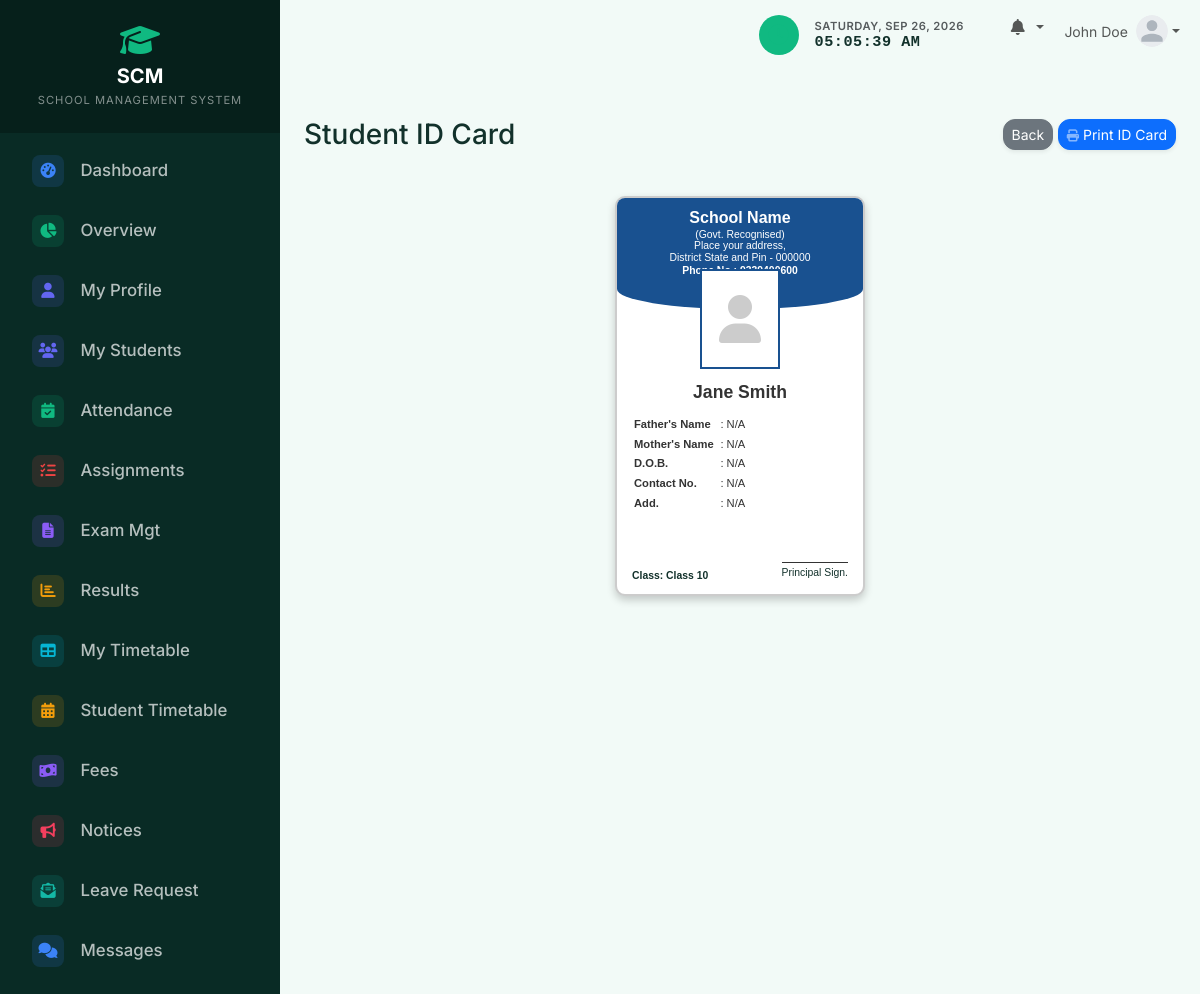
Screenshot of /teacher/id_card.php?id=1 (signed in) with the database file from the repository.
### tables this page shows
CREATE TABLE IF NOT EXISTS settings (
    setting_key VARCHAR(50) PRIMARY KEY,
    setting_value TEXT
);

CREATE TABLE IF NOT EXISTS students (
    id INT AUTO_INCREMENT PRIMARY KEY,
    user_id INT NOT NULL,
    admission_no VARCHAR(20) NOT NULL UNIQUE,
    roll_number INT,
    first_name VARCHAR(50) NOT NULL,
    last_name VARCHAR(50) NOT NULL,
    gender ENUM('Male', 'Female', 'Other'),
    dob DATE,
    blood_group VARCHAR(10),
    phone VARCHAR(20),
    address TEXT,
    city VARCHAR(50),
    state VARCHAR(50),
    parent_name VARCHAR(100),
    parent_phone VARCHAR(20),
    class_id INT NOT NULL,
    section_id INT NOT NULL,
    admission_date DATE,
    profile_photo VARCHAR(255),
    status ENUM('active', 'inactive') DEFAULT 'active',
    created_at TIMESTAMP DEFAULT CURRENT_TIMESTAMP,
    updated_at TIMESTAMP DEFAULT CURRENT_TIMESTAMP ON UPDATE CURRENT_TIMESTAMP,
    FOREIGN KEY (user_id) REFERENCES users(id) ON DELETE CASCADE,
    FOREIGN KEY (class_id) REFERENCES classes(id) ON DELETE RESTRICT,
    FOREIGN KEY (section_id) REFERENCES sections(id) ON DELETE RESTRICT
);

CREATE TABLE IF NOT EXISTS classes (
    id INT AUTO_INCREMENT PRIMARY KEY,
    name VARCHAR(50) NOT NULL UNIQUE,
    created_at TIMESTAMP DEFAULT CURRENT_TIMESTAMP
);

### config/functions.php (called while the page is built, shortened)
<?php
function get_setting($pdo, $key, $default = '') {
    $stmt = $pdo->prepare("SELECT setting_value FROM settings WHERE setting_key = ?");
    $stmt->execute([$key]);
    $result = $stmt->fetch();
    return $result ? $result['setting_value'] : $default;
}
?>

### teacher/id_card.php (the view, shortened to what this page needs)
<?php
require_once '../config/database.php';
require_once '../config/functions.php';
$id = $_GET['id'] ?? 0;
$stmt = $pdo->prepare("SELECT s.*, c.name as class_name, sec.name as section_name
                       FROM students s
                       LEFT JOIN classes c ON s.class_id = c.id
                       LEFT JOIN sections sec ON s.section_id = sec.id
                       WHERE s.id = ?");
$stmt->execute([$id]);
$student = $stmt->fetch();
include '../includes/header.php';
?>
<div class="d-sm-flex align-items-center justify-content-between mb-4">
    <h1 class="h3 mb-0 text-gray-800">Student ID Card</h1>
    <div>
        <a href="students.php" class="btn btn-sm btn-secondary shadow-sm">Back</a>
        <button onclick="window.print()" class="btn btn-sm btn-primary shadow-sm"><i class="fas fa-print fa-sm text-white-50"></i> Print ID Card</button>
    </div>
</div>
<div class="row">
    <div class="col-12">
        <div class="id-card-container">
            <div class="id-card">
                <div class="id-card-header">
                    <h5>School Name</h5>
                    <p>(Govt. Recognised)<br>
                    Place your address,<br>
                    District State and Pin - 000000</p>
                    <p><strong>Phone No.: 9339400600</strong></p>
                </div>
                <div class="id-card-photo">
                    <i class="fas fa-user"></i>
                </div>
                <div class="id-card-name">
                    <?= htmlspecialchars($student['first_name'] . ' ' . $student['last_name']) ?>
                </div>
                <div class="id-card-details">
                    <table border="0" cellpadding="2" cellspacing="0">
                        <tr>
                            <td>Father's Name</td>
                            <td>: <?= htmlspecialchars($student['father_name'] ?? 'N/A') ?></td>
                        </tr>
                        <tr>
                            <td>Mother's Name</td>
                            <td>: <?= htmlspecialchars($student['mother_name'] ?? 'N/A') ?></td>
                        </tr>
                        <tr>
                            <td>D.O.B.</td>
                            <td>: <?= htmlspecialchars($student['dob'] ?? 'N/A') ?></td>
                        </tr>
                        <tr>
                            <td>Contact No.</td>
                            <td>: <?= htmlspecialchars($student['phone'] ?? ($student['parent_phone'] ?? 'N/A')) ?></td>
                        </tr>
                        <tr>
                            <td>Add.</td>
                            <td>: <?= htmlspecialchars($student['address'] ?? 'N/A') ?></td>
                        </tr>
                    </table>
                </div>
                <div class="id-card-footer">
                    <div>
                        <br><br>
                        <strong>Class: <?= htmlspecialchars($student['class_name']) ?></strong>
                    </div>
                    <div class="sign">
                        <div class="sign-line">Principal Sign.</div>
                    </div>
                </div>
            </div>
        </div>
    </div>
</div>
<?php include '../includes/footer.php'; ?>

### includes/sidebar.php (shortened to what this page needs)
<?php
$current_page = $_SERVER['REQUEST_URI'];
$sidebar_school_name = get_setting($pdo, 'school_name', 'SCM - SCHOOL MANAGEMENT');
$name_parts = explode(' - ', $sidebar_school_name, 2);
$main_name = $name_parts[0];
$sub_name = isset($name_parts[1]) ? $name_parts[1] : '';
?>
<nav id="sidebar" class="text-white">
    <div class="sidebar-header p-4 text-center">
        <a href="<?= BASE_URL ?>/index.php" class="text-white text-decoration-none d-flex flex-column align-items-center">
            <i class="fas fa-graduation-cap fa-2x mb-2 text-primary"></i>
            <h5 class="mb-0 fw-bold tracking-wide"><?= htmlspecialchars($main_name) ?></h5>
            <?php if ($sub_name): ?>
            <small class="text-white-50 mt-1" style="font-size: 0.7rem; letter-spacing: 1px;"><?= htmlspecialchars(strtoupper($sub_name)) ?></small>
            <?php endif; ?>
        </a>
    </div>
    <ul class="list-unstyled components p-2">
        <?php if ($_SESSION['user_role'] === 'admin'): ?>
            <li class="<?= strpos($current_page, '/admin/dashboard.php') !== false ? 'active' : '' ?>">
                <a href="<?= BASE_URL ?>/admin/dashboard.php"><i class="fas fa-fw fa-tachometer-alt me-2"></i> Dashboard</a>
            </li>
            <li class="<?= strpos($current_page, '/admin/overview.php') !== false ? 'active' : '' ?>">
                <a href="<?= BASE_URL ?>/admin/overview.php"><i class="fas fa-fw fa-chart-pie me-2"></i> Overview</a>
            </li>
            <?php
                $is_users_active = strpos($current_page, '/admin/admins/') !== false || strpos($current_page, '/admin/roles/') !== false || strpos($current_page, '/admin/students/') !== false || strpos($current_page, '/admin/teachers/') !== false || strpos($current_page, '/admin/parents/') !== false;
            ?>
            <li class="<?= $is_users_active ? 'active' : '' ?>">
                <a href="#usersSubmenu" data-bs-toggle="collapse" aria-expanded="<?= $is_users_active ? 'true' : 'false' ?>" class="manage-users-btn <?= $is_users_active ? '' : 'collapsed' ?>" style="text-decoration: none;">
                    <i class="fas fa-fw fa-users-cog"></i>
                    <span>Manage Users</span>
                    <i class="fas fa-chevron-down dropdown-arrow"></i>
                </a>
                <ul class="collapse list-unstyled <?= $is_users_active ? 'show' : '' ?>" id="usersSubmenu" style="padding-left: 1.5rem;">
                    <li class="<?= strpos($current_page, '/admin/roles/') !== false ? 'active' : '' ?>"><a href="<?= BASE_URL ?>/admin/roles/"><i class="fas fa-fw fa-key me-2"></i> Roles & Permissions</a></li>
                    <li class="<?= strpos($current_page, '/admin/admins/') !== false ? 'active' : '' ?>"><a href="<?= BASE_URL ?>/admin/admins/"><i class="fas fa-fw fa-user-shield me-2"></i> Admins</a></li>
                    <li class="<?= strpos($current_page, '/admin/students/') !== false ? 'active' : '' ?>"><a href="<?= BASE_URL ?>/admin/students/" class="students-active"><i class="fas fa-fw fa-user-graduate me-2"></i> Students</a></li>
                    <li class="<?= strpos($current_page, '/admin/teachers/') !== false ? 'active' : '' ?>"><a href="<?= BASE_URL ?>/admin/teachers/"><i class="fas fa-fw fa-chalkboard-teacher me-2"></i> Teachers</a></li>
                    <li class="<?= strpos($current_page, '/admin/parents/') !== false ? 'active' : '' ?>"><a href="<?= BASE_URL ?>/admin/parents/"><i class="fas fa-fw fa-users me-2"></i> Parents</a></li>
                </ul>
            </li>
            <li class="<?= strpos($current_page, '/admin/classes/') !== false ? 'active' : '' ?>"><a href="<?= BASE_URL ?>/admin/classes/"><i class="fas fa-fw fa-chalkboard me-2"></i> Classes</a></li>
            <li class="<?= strpos($current_page, '/admin/sections/') !== false ? 'active' : '' ?>"><a href="<?= BASE_URL ?>/admin/sections/"><i class="fas fa-fw fa-layer-group me-2"></i> Sections</a></li>
            <li class="<?= strpos($current_page, '/admin/subjects/') !== false ? 'active' : '' ?>"><a href="<?= BASE_URL ?>/admin/subjects/"><i class="fas fa-fw fa-book me-2"></i> Subjects</a></li>
            <li class="<?= strpos($current_page, '/admin/attendance/') !== false ? 'active' : '' ?>"><a href="<?= BASE_URL ?>/admin/attendance/"><i class="fas fa-fw fa-calendar-check me-2"></i> Attendance</a></li>
            <li class="<?= strpos($current_page, '/admin/exams/') !== false ? 'active' : '' ?>"><a href="<?= BASE_URL ?>/admin/exams/"><i class="fas fa-fw fa-file-alt me-2"></i> Exams</a></li>
            <li class="<?= strpos($current_page, '/admin/results/') !== false ? 'active' : '' ?>"><a href="<?= BASE_URL ?>/admin/results/"><i class="fas fa-fw fa-chart-bar me-2"></i> Results</a></li>
            <li class="<?= strpos($current_page, '/admin/assignments/') !== false ? 'active' : '' ?>"><a href="<?= BASE_URL ?>/admin/assignments/"><i class="fas fa-fw fa-tasks me-2"></i> Assignments</a></li>
            <li class="<?= strpos($current_page, '/admin/timetable/') !== false ? 'active' : '' ?>"><a href="<?= BASE_URL ?>/admin/timetable/"><i class="fas fa-fw fa-table me-2"></i> Timetable</a></li>
            <li class="<?= strpos($current_page, '/admin/fees/') !== false ? 'active' : '' ?>"><a href="<?= BASE_URL ?>/admin/fees/"><i class="fas fa-fw fa-money-bill-wave me-2"></i> Fees</a></li>
            <li class="<?= strpos($current_page, '/admin/notices/') !== false ? 'active' : '' ?>"><a href="<?= BASE_URL ?>/admin/notices/"><i class="fas fa-fw fa-bullhorn me-2"></i> Notices</a></li>
            <li class="<?= strpos($current_page, '/admin/events/') !== false ? 'active' : '' ?>"><a href="<?= BASE_URL ?>/admin/events/"><i class="fas fa-fw fa-calendar-alt me-2"></i> Events</a></li>
            <li class="<?= strpos($current_page, '/admin/leaves/') !== false ? 'active' : '' ?>"><a href="<?= BASE_URL ?>/admin/leaves/"><i class="fas fa-fw fa-envelope-open-text me-2"></i> Leave Mgt</a></li>
            <li class="<?= strpos($current_page, '/admin/messages/') !== false ? 'active' : '' ?>"><a href="<?= BASE_URL ?>/admin/messages/"><i class="fas fa-fw fa-comments me-2"></i> Messages</a></li>
            <li class="<?= strpos($current_page, '/admin/reports/') !== false ? 'active' : '' ?>"><a href="<?= BASE_URL ?>/admin/reports/"><i class="fas fa-fw fa-chart-pie me-2"></i> Reports</a></li>
            <li class="<?= strpos($current_page, '/admin/settings/') !== false ? 'active' : '' ?>"><a href="<?= BASE_URL ?>/admin/settings/"><i class="fas fa-fw fa-cogs me-2"></i> Settings</a></li>
        <?php elseif ($_SESSION['user_role'] === 'teacher'): ?>
            <li class="<?= strpos($current_page, '/teacher/dashboard.php') !== false ? 'active' : '' ?>">
                <a href="<?= BASE_URL ?>/teacher/dashboard.php"><i class="fas fa-fw fa-tachometer-alt me-2"></i> Dashboard</a>
            </li>
            <li class="<?= strpos($current_page, '/teacher/overview.php') !== false ? 'active' : '' ?>">
                <a href="<?= BASE_URL ?>/teacher/overview.php"><i class="fas fa-fw fa-chart-pie me-2"></i> Overview</a>
            </li>
            <li class="<?= strpos($current_page, '/teacher/profile.php') !== false ? 'active' : '' ?>"><a href="<?= BASE_URL ?>/teacher/profile.php"><i class="fas fa-fw fa-user me-2"></i> My Profile</a></li>
            <li class="<?= strpos($current_page, '/teacher/students.php') !== false ? 'active' : '' ?>"><a href="<?= BASE_URL ?>/teacher/students.php"><i class="fas fa-fw fa-users me-2"></i> My Students</a></li>
            <li class="<?= strpos($current_page, '/teacher/attendance.php') !== false ? 'active' : '' ?>"><a href="<?= BASE_URL ?>/teacher/attendance.php"><i class="fas fa-fw fa-calendar-check me-2"></i> Attendance</a></li>
            <li class="<?= strpos($current_page, '/teacher/assignments.php') !== false ? 'active' : '' ?>"><a href="<?= BASE_URL ?>/teacher/assignments.php"><i class="fas fa-fw fa-tasks me-2"></i> Assignments</a></li>
            <li class="<?= strpos($current_page, '/teacher/exams.php') !== false ? 'active' : '' ?>"><a href="<?= BASE_URL ?>/teacher/exams.php"><i class="fas fa-fw fa-file-alt me-2"></i> Exam Mgt</a></li>
            <li class="<?= strpos($current_page, '/teacher/results.php') !== false ? 'active' : '' ?>"><a href="<?= BASE_URL ?>/teacher/results.php"><i class="fas fa-fw fa-chart-bar me-2"></i> Results</a></li>
            <li class="<?= strpos($current_page, '/teacher/timetable.php') !== false ? 'active' : '' ?>"><a href="<?= BASE_URL ?>/teacher/timetable.php"><i class="fas fa-fw fa-table me-2"></i> My Timetable</a></li>
            <li class="<?= strpos($current_page, '/teacher/student_timetable.php') !== false ? 'active' : '' ?>"><a href="<?= BASE_URL ?>/teacher/student_timetable.php"><i class="fas fa-fw fa-calendar-alt me-2"></i> Student Timetable</a></li>
            <li class="<?= strpos($current_page, '/teacher/fees.php') !== false ? 'active' : '' ?>"><a href="<?= BASE_URL ?>/teacher/fees.php"><i class="fas fa-fw fa-money-bill-wave me-2"></i> Fees</a></li>
            <li class="<?= strpos($current_page, '/teacher/notices.php') !== false ? 'active' : '' ?>"><a href="<?= BASE_URL ?>/teacher/notices.php"><i class="fas fa-fw fa-bullhorn me-2"></i> Notices</a></li>
            <li class="<?= strpos($current_page, '/teacher/leaves.php') !== false ? 'active' : '' ?>"><a href="<?= BASE_URL ?>/teacher/leaves.php"><i class="fas fa-fw fa-envelope-open-text me-2"></i> Leave Request</a></li>
            <li class="<?= strpos($current_page, '/teacher/messages.php') !== false ? 'active' : '' ?>"><a href="<?= BASE_URL ?>/teacher/messages.php"><i class="fas fa-fw fa-comments me-2"></i> Messages</a></li>
        <?php endif; ?>
    </ul>
</nav>

### rows the page displays
settings: setting_value "SCM", setting_value "SCHOOL MANAGEMENT SYSTEM"
students: first_name+last_name "Jane Smith", dob "N/A", phone+parent_phone "N/A", address "N/A", class.name "Class 10"

### other values shown
$_SESSION['name'] "John Doe"
$student['father_name'] "N/A"
$student['mother_name'] "N/A"
